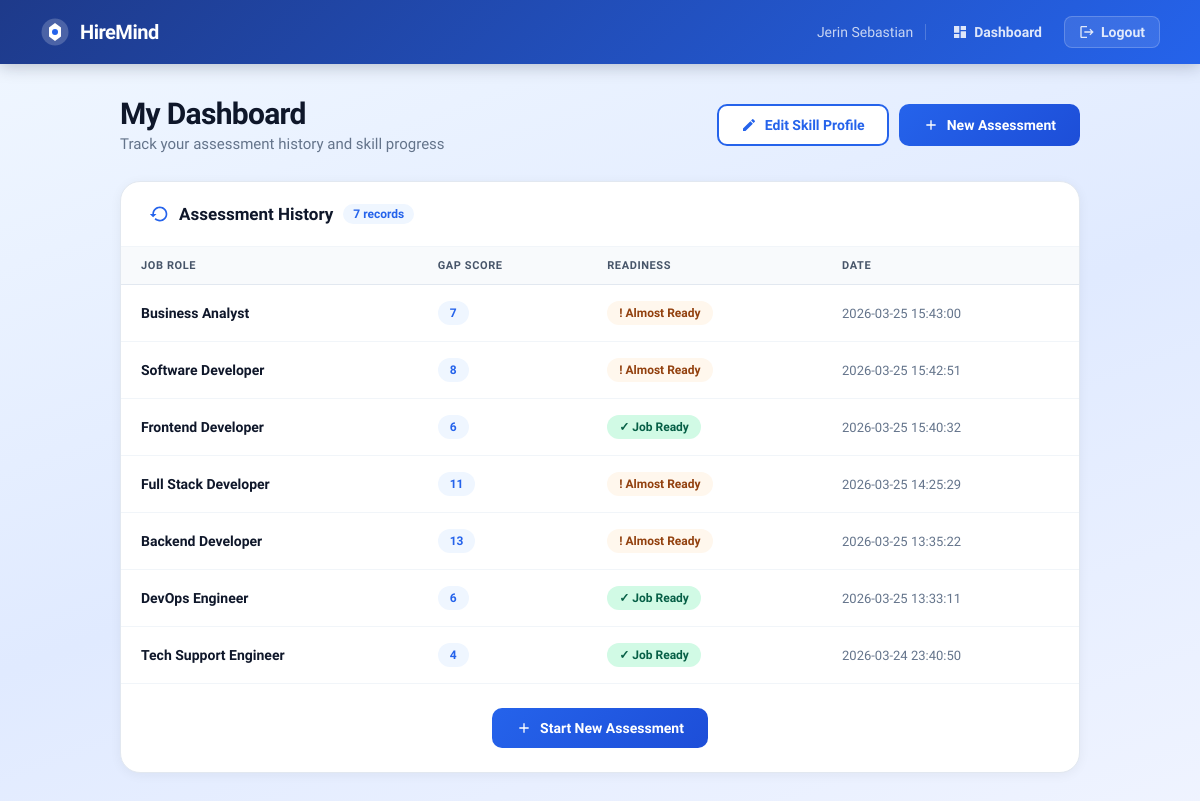
The app's page /dashboard (signed in), older data.
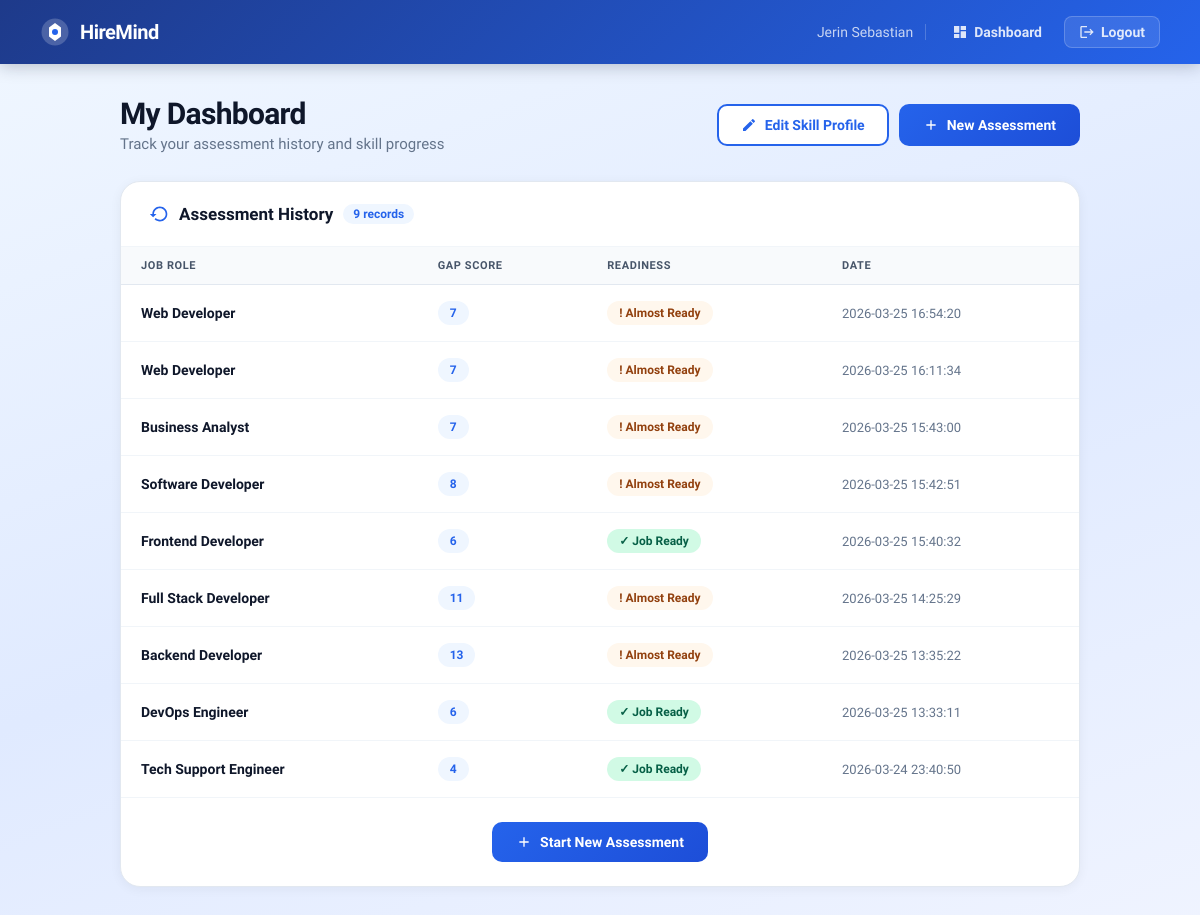
The same page, newer data.
### tables this page shows
CREATE TABLE assessments (
            id INTEGER PRIMARY KEY AUTOINCREMENT,
            user_id INTEGER,
            job_role TEXT,
            total_gap INTEGER,
            readiness TEXT,
            created_at TEXT,
            FOREIGN KEY (user_id) REFERENCES users(id)
        );

### app.py (the view)
@app.route('/dashboard')
def dashboard():
    if 'user_id' not in session:
        return redirect(url_for('login'))
    conn = sqlite3.connect("hiremind.db", timeout=10)
    cursor = conn.cursor()
    cursor.execute("""
        SELECT id, job_role, total_gap, readiness, created_at
        FROM assessments
        WHERE user_id = ?
        ORDER BY created_at DESC
    """, (session['user_id'],))
    assessments = cursor.fetchall()
    conn.close()
    return render_template('dashboard.html', assessments=assessments)

### templates/dashboard.html (shortened to what this page needs)
{% extends "base.html" %}
{% block content %}
<head>
</head>
<div class="page-wrapper">
    <div class="dash-header">
        <div>
            <h1>My Dashboard</h1>
            <p>Track your assessment history and skill progress</p>
        </div>
        <div style="display:flex;gap:10px;flex-wrap:wrap;">
            <button onclick="window.location.href='/edit_skills'" class="btn-edit">
                <svg width="16" height="16" viewBox="0 0 24 24" fill="currentColor"><path d="M3 17.25V21h3.75L17.81 9.94l-3.75-3.75L3 17.25zM20.71 7.04c.39-.39.39-1.02 0-1.41l-2.34-2.34a1 1 0 00-1.41 0l-1.83 1.83 3.75 3.75 1.83-1.83z"/></svg>
                Edit Skill Profile
            </button>
            <button onclick="window.location.href='/'" class="btn-new">
                <svg width="16" height="16" viewBox="0 0 24 24" fill="currentColor"><path d="M19 13h-6v6h-2v-6H5v-2h6V5h2v6h6v2z"/></svg>
                New Assessment
            </button>
        </div>
    </div>
    <div class="section">
        <div class="section-head">
            <svg width="20" height="20" viewBox="0 0 24 24" fill="#2563eb"><path d="M13 3c-4.97 0-9 4.03-9 9H1l3.89 3.89.07.14L9 12H6c0-3.87 3.13-7 7-7s7 3.13 7 7-3.13 7-7 7c-1.93 0-3.68-.79-4.94-2.06l-1.42 1.42C8.27 19.99 10.51 21 13 21c4.97 0 9-4.03 9-9s-4.03-9-9-9z"/></svg>
            <h2>Assessment History</h2>
            {% if assessments %}
            <span class="count-chip">{{ assessments | length }} records</span>
            {% endif %}
        </div>
        {% if assessments %}
        <div style="overflow-x:auto;">
            <table class="modern-table">
                <thead>
                    <tr>
                        <th>Job Role</th>
                        <th>Gap Score</th>
                        <th>Readiness</th>
                        <th>Date</th>
                    </tr>
                </thead>
                <tbody>
                    {% for a in assessments %}
                    <tr onclick="window.location.href='/assessment/{{ a[0] }}'">
                        <td><span class="role-text">{{ a[1] }}</span></td>
                        <td><span class="gap-badge">{{ a[2] }}</span></td>
                        <td>
                            <span class="status-badge {% if 'Job Ready' in a[3] %}status-Strong{% elif 'Almost' in a[3] %}status-Weak{% else %}status-Missing{% endif %}">
                                {% if 'Job Ready' in a[3] %}✓{% elif 'Almost' in a[3] %}!{% else %}✗{% endif %}
                                {{ a[3] }}
                            </span>
                        </td>
                        <td><span class="date-text">{{ a[4] }}</span></td>
                    </tr>
                    {% endfor %}
                </tbody>
            </table>
        </div>
        <div class="cta-row">
            <button onclick="window.location.href='/'" class="btn-new">
                <svg width="16" height="16" viewBox="0 0 24 24" fill="currentColor"><path d="M19 13h-6v6h-2v-6H5v-2h6V5h2v6h6v2z"/></svg>
                Start New Assessment
            </button>
        </div>
        {% endif %}
    </div>
</div>
{% endblock %}

### templates/base.html (shortened to what this page needs)
<!DOCTYPE html>
<html lang="en">
<head>
    <link rel="stylesheet" href="{{ url_for('static', filename='style.css') }}">
</head>
<body>
{% if session.get('username') %}
<nav class="top-nav">
    <a href="/dashboard" class="nav-brand">
        <svg width="30" height="30" viewBox="0 0 40 40" fill="none">
            <circle cx="20" cy="20" r="18" fill="white" opacity="0.2"/>
            <path d="M20 8L28 14V26L20 32L12 26V14L20 8Z" fill="white"/>
            <circle cx="20" cy="20" r="4" fill="#2563eb"/>
        </svg>
        HireMind
    </a>
    <div class="nav-links">
        <span class="nav-welcome">{{ session['username'] }}</span>
        <a href="/dashboard" class="nav-link">
            <svg width="16" height="16" viewBox="0 0 24 24" fill="currentColor">
                <path d="M3 13h8V3H3v10zm0 8h8v-6H3v6zm10 0h8V11h-8v10zm0-18v6h8V3h-8z"/>
            </svg>
            Dashboard
        </a>
        <a href="/logout" class="nav-link logout">
            <svg width="16" height="16" viewBox="0 0 24 24" fill="currentColor">
                <path d="M17 7l-1.41 1.41L18.17 11H8v2h10.17l-2.58 2.58L17 17l5-5zM4 5h8V3H4c-1.1 0-2 .9-2 2v14c0 1.1.9 2 2 2h8v-2H4V5z"/>
            </svg>
            Logout
        </a>
    </div>
</nav>
{% endif %}
<div class="page-content">
    {% block content %}{% endblock %}
</div>
</body>
</html>

### static/style.css (style rules this page uses)
* { margin: 0; padding: 0; box-sizing: border-box; }
body { font-family: -apple-system, BlinkMacSystemFont, 'Segoe UI', 'Roboto', 'Oxygen', 'Ubuntu', 'Cantarell', sans-serif; background: linear-gradient(135deg, #667eea 0%, #764ba2 100%); min-height: 100vh; padding: 20px; color: #1e293b; }
.section { margin-bottom: 40px; }
.modern-table { width: 100%; border-collapse: collapse; background: white; }
.modern-table thead { background: linear-gradient(135deg, #2C7BE5 0%, #1a5fd0 100%); }
.modern-table th { padding: 16px; text-align: left; color: white; font-weight: 600; font-size: 14px; text-transform: uppercase; letter-spacing: 0.5px; }
.modern-table td { padding: 16px; border-bottom: 1px solid #e2e8f0; }
.status-badge { display: inline-flex; align-items: center; gap: 6px; padding: 6px 12px; border-radius: 20px; font-size: 12px; font-weight: 600; }
.status-Strong { background: #d1fae5; color: #065f46; }
.status-Weak { background: #fed7aa; color: #c2410c; }
button, .btn-primary, .btn-secondary { padding: 14px 32px; border: none; border-radius: 10px; font-size: 16px; font-weight: 600; cursor: pointer; transition: all 0.3s ease; display: inline-flex; align-items: center; gap: 8px; }

### templates/base.html (style rules this page uses)
* { box-sizing: border-box; }
body { margin: 0; padding: 0; font-family: 'Plus Jakarta Sans', sans-serif; }
.top-nav { background: linear-gradient(135deg, #1e3a8a 0%, #2563eb 100%); padding: 0 40px; height: 64px; display: flex; justify-content: space-between; align-items: center; box-shadow: 0 2px 16px rgba(15,23,42,0.25); position: sticky; top: 0; z-index: 100; }
.nav-brand { display: flex; align-items: center; gap: 10px; color: white; font-size: 20px; font-weight: 800; letter-spacing: -0.5px; text-decoration: none; }
.nav-links { display: flex; align-items: center; gap: 8px; }
.nav-welcome { color: rgba(255,255,255,0.75); font-size: 14px; font-weight: 500; padding-right: 12px; border-right: 1px solid rgba(255,255,255,0.2); margin-right: 4px; }
.nav-link { color: rgba(255,255,255,0.85); text-decoration: none; font-size: 14px; font-weight: 600; padding: 7px 14px; border-radius: 8px; transition: all 0.2s; display: inline-flex; align-items: center; gap: 6px; }
.nav-link.logout { background: rgba(255,255,255,0.1); border: 1px solid rgba(255,255,255,0.2); }
.page-content { min-height: calc(100vh - 64px); background: linear-gradient(160deg, #eff6ff 0%, #e0eaff 50%, #f0f4ff 100%); padding: 32px 24px; }

Row changes from the older to the newer data that the page shows:
added assessments: job_role "Web Developer", total_gap "7", readiness "Almost Ready", created_at "2026-03-25 16:54:20"
added assessments: job_role "Web Developer", total_gap "7", readiness "Almost Ready", created_at "2026-03-25 16:11:34"
Text that changed along with them:
{{ assessments | length }}: "7" → "9"
